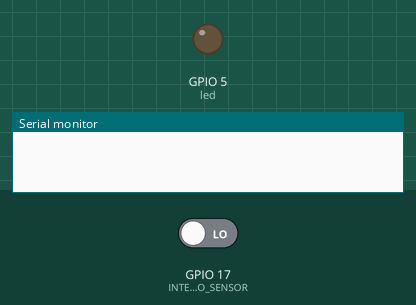
Recording of a sketch running on a simulated ESP32. Parts: output pins drawn as LEDs (lit = HIGH), the last lines printed to the serial monitor. The test bench sets the inputs (shaded band); at power-on: GPIO 17 (INTERRUPCAO_SENSOR) LOW. WiFi joins after 1.5 s; servers stay silent unless stated; EEPROM starts erased.

Above: at 0.1 s.
At 2.7 s:
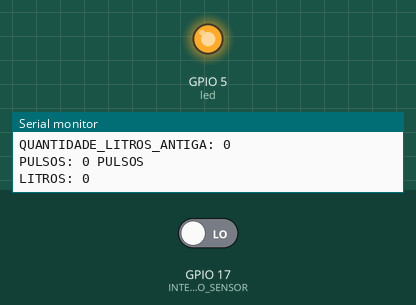
2.8 s: GPIO 17 (INTERRUPCAO_SENSOR) driven HIGH
Timing chart, 0 to 5.8 s (numbered marks = the images above; inputs shaded):
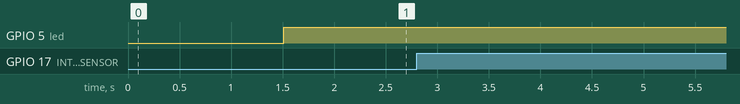

The sketch:

MONITORAMENTO_SENSOR_INTELIGENTE.ino
```cpp
#include<EEPROM.h>
#include<WiFi.h>
#define FLAG_FLASH_INICIALIZADA 9
#define INTERRUPCAO_SENSOR 17
#define led 5


//Bibliotecas para o FireBase
#include<Arduino.h>
#include<Firebase_ESP_Client.h>
#include "addons/TokenHelper.h"
#include "addons/RTDBHelper.h"
#define API_KEY "AIzaSyDXa_7INUUVwo34q0cA0Ob28TAac9iM9JA"
#define DATABASE_URL "https://teste-2367e-default-rtdb.firebaseio.com/"

unsigned long  CONTADOR_PULSOS = 0;
uint64_t CONTADOR_LITROS = 0;
uint64_t  QUANTIDADE_LITROS_ANTIGA; //Inicializada com lixo
uint64_t  VALOR_MAXIMO_LITROS = 18446744073709551600;
const char* WIFI_SSID  = "COLOQUE_A_REDE"; //Rede
const char* WIFI_PASSWORD  = "COLOQUE_A_SENHA_DA_REDE"; //Senha do wifi
const char* CAMINHO = "Enderecos/58088140-191/Litros";

bool signupOK = false;
//Define Firebase Data object
FirebaseData fbdo;
FirebaseAuth auth;
FirebaseConfig config;

void setup() {
  //Inicia a EEPROM com o tamnho de 5 bytes (minimo).
  EEPROM.begin(10); // 10 POSIÇÕES INICIALIZADAS NA EEPROM
  Serial.begin(9600);
  //Conecta a rede
  WiFi.begin(WIFI_SSID , WIFI_PASSWORD );
 //Testando se o status do WiFi está conectado
  while(WiFi.status() != WL_CONNECTED){
    delay(500);
    Serial.println("Connecting to WiFi.."); //conectando ao wifi
    }
  Serial.println("Connected to the WiFi network"); //conectado a rede

  //Chave API e URL para Firebase
  config.api_key = API_KEY;
  config.database_url = DATABASE_URL;

    /* Sign up */
  if (Firebase.signUp(&config, &auth, "", "")){
    Serial.println("ok");
    signupOK = true;
  }
  else{
    Serial.printf("%s\n", config.signer.signupError.message.c_str());
  }
  //
  // Entrará uma única vez, neste IF.
  // Se não existir o número escolhido(9) na posição ZERO, irá grava-lo. Isto é necessário para evitar gravações desnecessárias!
  if(EEPROM.read(0) != FLAG_FLASH_INICIALIZADA){//  // FLAG_FLASH_INICIALIZADA = 9
      //Escreve no endereço 0, o valor FLAG_FLASH_INICIALIZADA!
    //if(1){ // utilizado pra zerar a EEPROM
      EEPROM.put(0, FLAG_FLASH_INICIALIZADA);
      EEPROM.commit();
      // Salva o dado na EEPROM, a partir da 1 posição até a 8. Esta váriavel ocupa 8 bytes!
      EEPROM.put(1, (uint64_t)0); //
      EEPROM.commit();
    }
  else{
    //PEGANDO O VALOR QUE FOI SALVO ANTERIORMENTE NA POSIÇÃO 1 A 8 DA EEPROM, JA QUE A POSIÇÃO ZERO ESTÁ PREENCHIDA COM FLAG_FLASH_INICIALIZADA!
      EEPROM.get(1, CONTADOR_LITROS);
     }
  //Substituindo o valor que era lixo, pela quantidade de litros salva até aqui!
  QUANTIDADE_LITROS_ANTIGA = CONTADOR_LITROS;
  //Declarando o pino da Interrupção e pino do led!
  pinMode(INTERRUPCAO_SENSOR, INPUT);
  pinMode(led, OUTPUT);
  //Declarando a Interrupção em caso de pulso!
  attachInterrupt(digitalPinToInterrupt(INTERRUPCAO_SENSOR),PULSOS, RISING);
  //FireBase
  //Atribua a função de retorno de chamada para a tarefa de geração de token de longa duração
  config.token_status_callback = tokenStatusCallback; //see addons/TokenHelper.h

  Firebase.begin(&config, &auth);
  Firebase.reconnectWiFi(true);
}

void loop() {
  // Se WiFi estiver conectado, deixar o led verde ligado.
  if(WiFi.status() == WL_CONNECTED){
    digitalWrite(led, HIGH);
    }

  // Vizualização no Monitor Serial!
  if(CONTADOR_LITROS == 1){
    Serial.println("PULSOS: " + String(CONTADOR_PULSOS) + " PULSOS");
    Serial.print("LITROS: ");
    Serial.print(CONTADOR_LITROS);
    Serial.println();
    delay(1000);
   }
   else if(CONTADOR_PULSOS == 1){
    Serial.println("PULSOS: " + String(CONTADOR_PULSOS) + " PULSO");
    Serial.print("LITROS: ");
    Serial.print(CONTADOR_LITROS);
    Serial.println();
    delay(1000);
   }
   else if(CONTADOR_LITROS == VALOR_MAXIMO_LITROS){ // Retirar do código quando não for mais necessário Serial.
    Serial.println("O número máximo da contagem de litros foi atingido!");
    Serial.println("A contagem de litros será reiniciada.....");
    delay(1000);
    }
   else{
    Serial.println("PULSOS: " + String(CONTADOR_PULSOS) + " PULSOS");
    Serial.print("LITROS: ");
    Serial.print(CONTADOR_LITROS);
    Serial.println();
    delay(1000);
    }

   //Salvando cada litro na EEPROM, A CADA 450 PULSOS! Para entrar na condição, deve-se ver que o valor de litros antigo é diferente do NOVO valor!
    Serial.print("CONTADOR_LITROS: ");
    Serial.println(CONTADOR_LITROS);
    Serial.print("QUANTIDADE_LITROS_ANTIGA: ");
    Serial.println(QUANTIDADE_LITROS_ANTIGA);

   if(QUANTIDADE_LITROS_ANTIGA != CONTADOR_LITROS){
    QUANTIDADE_LITROS_ANTIGA = CONTADOR_LITROS;
    EEPROM.put(1, QUANTIDADE_LITROS_ANTIGA);
    EEPROM.commit();

    // CAMINHO É A ROTA DEFINIDA DO ENDEREÇO A SER SALVA NO FIREBASE
    if(Firebase.ready() && signupOK){
      if(Firebase.RTDB.setInt(&fbdo, CAMINHO, CONTADOR_LITROS)){
        Serial.println("PASSED");
        Serial.println("PATH: " + fbdo.dataPath());
        Serial.println("TYPE: " + fbdo.dataType());
        }
      else{
        Serial.println("FAILED");
        Serial.println("REASON: " + fbdo.errorReason());
      }
     }
    }
}
//Função que cácula o número de pulsos e o número de litros
void PULSOS(){
  noInterrupts();
  CONTADOR_PULSOS++;
    if(CONTADOR_PULSOS == 450){
        if(CONTADOR_LITROS == VALOR_MAXIMO_LITROS){ //VALOR_MAXIMO_LITROS vai até 18.446.744.073.709.551.615
          CONTADOR_LITROS = 0 ;
         }
        CONTADOR_LITROS++;
        CONTADOR_PULSOS = 0;
    }
    interrupts();
  }
```
